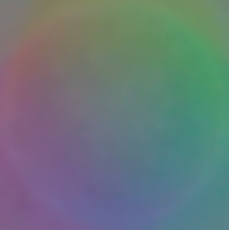
#> input picture img/set1/gauss.jpg, 229 x 230 px, found by its file name
$ python v3.py
#> lines starting #> are read from the running program, lines starting #| are printed output that depends on the picture
from mpl_toolkits.mplot3d import Axes3D
from matplotlib import style
import cv2
import numpy as np
import matplotlib.pyplot as plt
from math import sqrt, floor
from scipy import interpolate
from scipy.ndimage.filters import gaussian_filter

# import training/calibration image
img = cv2.imread("./img/gauss.jpg")
#> img is the input picture: shape (230, 229, 3); mean B, G, R 122, 119.8, 105.6
height, width = img.shape[0:2]
#> height = 230; width = 229
center_h = int(height / 2)
#> center_h = 115
center_w = int(height / 2)
#> center_w = 115
radius = int(width / 2)
#> radius = 114
count = 0

print(1)
# initialization gradient map and polulate
gradmap = np.zeros([width, height, 2], dtype = float) # 0:dz/dx; 1:dz/dy
hmap = np.zeros([width + 1, height + 1], dtype = float)
for x in range(0, width):
    for y in range(0, height):
        if (pow(x - center_w, 2) + pow(y - center_h, 2) < pow(radius, 2)):
            gradmap[x][y][0] = - (x - center_w) * pow((pow(radius, 2) - pow((x - center_w), 2) - pow((y - center_h), 2)), -0.5)
            gradmap[x][y][1] = - (y - center_h) * pow((pow(radius, 2) - pow((x - center_w), 2) - pow((y - center_h), 2)), -0.5)
            hmap[x][y] = sqrt(pow(radius, 2) - pow((x - center_w), 2) - pow((y - center_h), 2))

print(2)

# size of lookup table 600*600, max is \pm arctan3
# initialize reflectance function map in RGB seperately (inspired by MIT's paper) # only for universality, not accuracy
red = np.zeros([601,601], dtype = float)
green = np.zeros([601,601], dtype = float)
blue = np.zeros([601,601], dtype = float)
countmap = np.zeros([601,601], dtype = int)
for x in range(0, width):
    for y in range(0, height):
        dx = floor(gradmap[x][y][0] * 100) + 300
        dy = floor(gradmap[x][y][1] * 100) + 300
        # limiting max and min of gradient
        if (dx > 600):
            dx = 600
        if (dx < 0):
            dx = 0
        if (dy > 600):
            dy = 600
        if (dy < 0):
            dy = 0
        red[dx][dy] = (red[dx][dy] * countmap[dx][dy] + img[y][x][2]) / (countmap[dx][dy] + 1)
        green[dx][dy] = (green[dx][dy] * countmap[dx][dy] + img[y][x][1]) / (countmap[dx][dy] + 1)
        blue[dx][dy] = (blue[dx][dy] * countmap[dx][dy] + img[y][x][0]) / (countmap[dx][dy] + 1)
        countmap[dx][dy] += 1
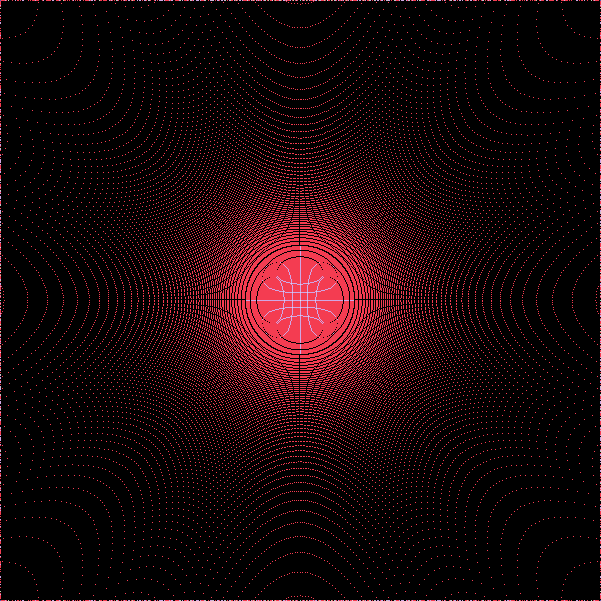
#> countmap: shape (601, 601) int64; 8 distinct labels, from 0 to 11885; one colour per label, 0 black

# interpolate lookup table above
for i in range(0,3):
    if (i == 0):
        array = red
    elif (i == 1):
        array = green
    elif (i == 2):
        array = blue
    x = np.arange(0, array.shape[1])
    y = np.arange(0, array.shape[0])
    #mask invalid values
    array = np.ma.masked_equal(array, 0)
    xx, yy = np.meshgrid(x, y)
    #get only the valid values
    x1 = xx[~array.mask]
    y1 = yy[~array.mask]
    newarr = array[~array.mask]
    # interpolate
    griddata = interpolate.griddata((x1, y1), newarr.ravel(),(xx, yy),method='cubic')
    if (i == 0):
        red = griddata
    elif (i == 1):
        green = griddata
    elif (i == 2):
        blue = griddata

# round and convert to int
red = np.round(red).astype(int)
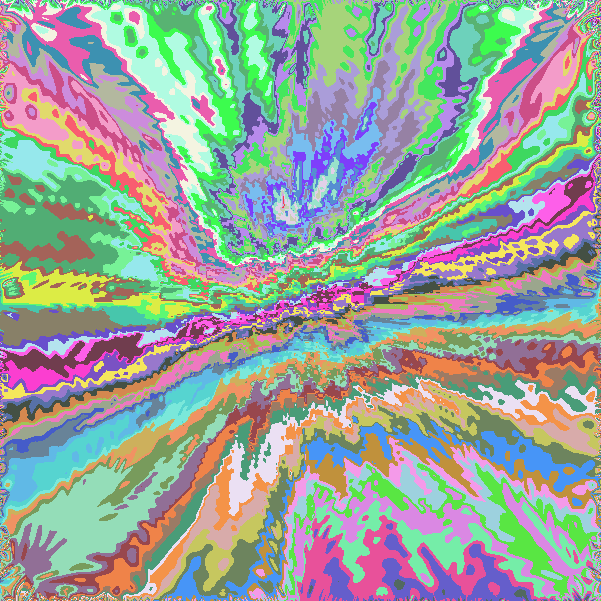
#> red: shape (601, 601) int64; 82 distinct labels, from 65 to 146; one colour per label, 0 black
green = np.round(green).astype(int)
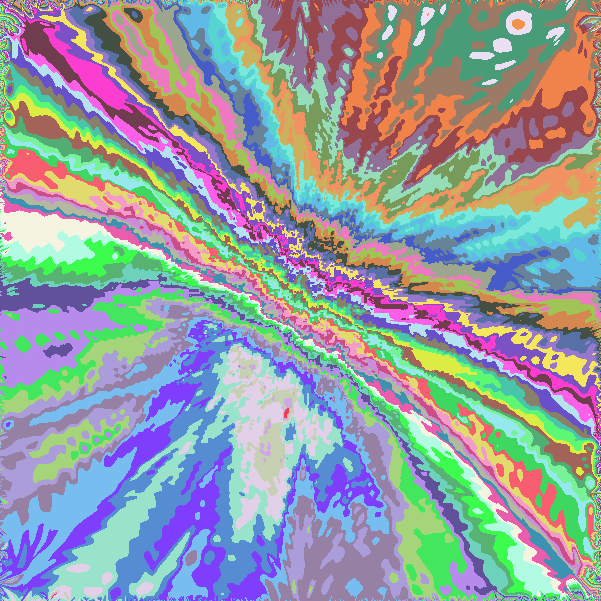
#> green: shape (601, 601) int64; 68 distinct labels, from 90 to 157; one colour per label, 0 black
blue = np.round(blue).astype(int)
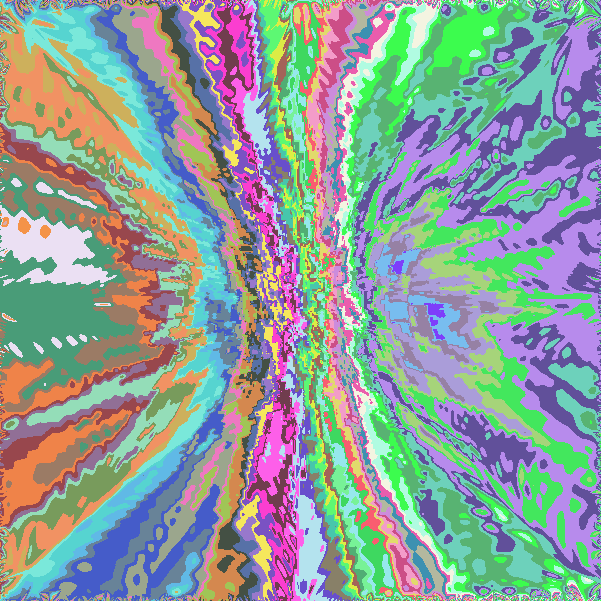
#> blue: shape (601, 601) int64; 68 distinct labels, from 88 to 155; one colour per label, 0 black

'''
# blur and smooth
red = gaussian_filter(red, sigma = 1)
green = gaussian_filter(green, sigma = 1)
blue = gaussian_filter(blue, sigma = 1)
'''

'''
# visualize gradient-intensity table (similar to MIT Fig.3)
fig = plt.figure(figsize = (8,8), dpi = 80)
ax = Axes3D(fig, auto_add_to_figure = False)
x = np.arange(0, 601, 1)
y = np.arange(0, 601, 1)
x, y = np.meshgrid(x, y)
ax = fig.add_subplot(1, 1, 1, projection='3d') # first plot
fig.add_axes(ax)
ax.plot_surface(x, y, red, rstride = 10, cstride = 10, cmap = plt.get_cmap('rainbow'))
# ax.contourf(x, y, red, zdir = 'z', offset = -1, cmap = 'rainbow') # draw isoheight
ax.set_xlabel('x')
ax.set_ylabel('y')
ax.set_zlabel('z')
#ax.set_xlim3d(0, width + 1)
#ax.set_ylim3d(0, height + 1)
#ax.set_zlim3d(0, height + 1)
ax.set_title('gradient-intensity map')
plt.show()
'''

# initialize rgbmap
countmap = np.zeros([255,255,255], dtype = int)
rgbmap = np.zeros([255, 255, 255, 2], dtype = float)
for x in range(0, 601):
    for y in range(0, 601):
        R = red[x][y]
        G = green[x][y]
        B = blue[x][y]
        # dz/dx
        rgbmap[R][G][B][0] = (rgbmap[R][G][B][0] * countmap[R][G][B] + ((x - 300) / 100)) / (countmap[R][G][B] + 1)
        # dz/dy
        rgbmap[R][G][B][1] = (rgbmap[R][G][B][1] * countmap[R][G][B] + ((y - 300) / 100)) / (countmap[R][G][B] + 1)
        # countmap
        countmap[R][G][B] += 1

'''
# check error of gradient
error_sum = 0
error_map = np.zeros([width, height], dtype = float)
for x in range(0, width):
    for y in range(0, height):
        if (pow(x - center_w, 2) + pow(y - center_h, 2) <  pow(radius - 20, 2)):
            R = img[y][x][2]
            G = img[y][x][1]
            B = img[y][x][0]
            error_map[x][y] = pow(rgbmap[R][G][B][0] - gradmap[x][y][0], 2) + pow(rgbmap[R][G][B][1] - gradmap[x][y][1], 2)
            # error_map[x][y] = 0
            count += 1
            error_sum += error_map[x][y]
print("error count: " + str(count))
print("error sum: " + str(round(error_sum, 2)))
'''
print(3)

'''
# populate rgbmap
dx_array = rgbmap[:,:,:,0]
dy_array = rgbmap[:,:,:,1]
x = np.arange(0, 255)
y = np.arange(0, 255)
z = np.arange(0, 255)
# mask invalid values
dx_array = np.ma.masked_equal(dx_array, 0)
dy_array = np.ma.masked_equal(dy_array, 0)
xx, yy, zz = np.meshgrid(x, y, z)
# get only the valid values
px1 = xx[~dx_array.mask]
py1 = yy[~dx_array.mask]
pz1 = zz[~dx_array.mask]
dx_newarr = dx_array[~dx_array.mask]
qx1 = xx[~dy_array.mask]
qy1 = yy[~dy_array.mask]
qz1 = zz[~dy_array.mask]
dy_newarr = dy_array[~dy_array.mask]
# interpolate
print("stage 1 start")
dx_griddata = interpolate.griddata((px1, py1, pz1), dx_newarr.ravel(),(xx, yy, zz),method='nearest')
print("stage 2 start")
dy_griddata = interpolate.griddata((qx1, qy1, qz1), dy_newarr.ravel(),(xx, yy, zz),method='nearest')
rgbmap[:,:,:,0] = dx_griddata
rgbmap[:,:,:,1] = dy_griddata
'''
'''
# saving the rgbmap
np.save("rgbmap.npy", rgbmap)
print("saved!!!")
'''
# using another image for testing
img = cv2.imread("./img/gauss.jpg")
height, width = img.shape[0:2]

# reconstruct heightmap from gradmap from different directions
zmap_l = np.zeros([width + 1, height + 1], dtype = float) # left
zmap_r = np.zeros([width + 1, height + 1], dtype = float) # right
zmap_u = np.zeros([width + 1, height + 1], dtype = float) # up
zmap_d = np.zeros([width + 1, height + 1], dtype = float) # down
zmap = np.zeros([width + 1, height + 1], dtype = float) # final heightmap
for x in range(0, width):
    for y in range(0, height):
        R = img[y][x][2]
        G = img[y][x][1]
        B = img[y][x][0]
        zmap_l[x + 1][y] = zmap_l[x][y] + rgbmap[R][G][B][0]
        zmap_r[width - 1 - x][y] = zmap_r[width - x][y] + rgbmap[R][G][B][0]
        zmap_u[x][y + 1] = zmap_u[x][y] + rgbmap[R][G][B][1]
        zmap_d[x][height - 1 - y] = zmap_d[x][height - y] + rgbmap[R][G][B][1]
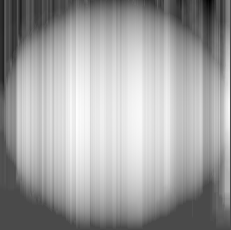
#> zmap_r: shape (230, 231) float64; min -45.27, max 108.9, mean 53; drawn with min black and max white
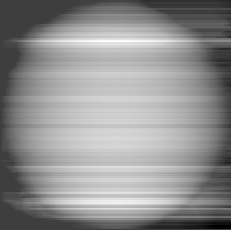
#> zmap_u: shape (230, 231) float64; min -42.66, max 132, mean 56.5; drawn with min black and max white

print(4)

# summing by weight
for y in range(0, height):
    for x in range(0, width):
        zmap[x][y] = (zmap_l[x][y] * (width - x) + zmap_r[x][y] * x + zmap_u[x][y] * (height - y) + zmap_d[x][y] * y) / (width + height) # in 4 directions
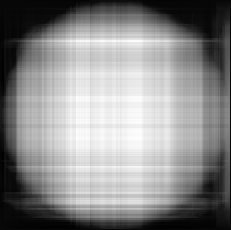
#> zmap: shape (230, 231) float64; min -3.45, max 103, mean 54.6; drawn with min black and max white
        # zmap[x][y] = (zmap_l[x][y] * (404 - x) + zmap_r[x][y] * x) / 404 # in 2 directions
print(5)


# visualize 3D height map
fig = plt.figure(figsize = (8,8), dpi = 80)
ax = Axes3D(fig, auto_add_to_figure = False)
ax = fig.add_subplot(1, 2, 1, projection='3d') # first plot
fig.add_axes(ax)
x = np.arange(0, width + 1, 1)
#> x = 230 values from 0 to 229
y = np.arange(0, height + 1, 1)
#> y = 231 values from 0 to 230
x, y = np.meshgrid(x, y)
#> (the run stopped early here; a loop or call above may not have finished)

$ run again, with img/set1/1.jpg copied over img/set1/gauss.jpg
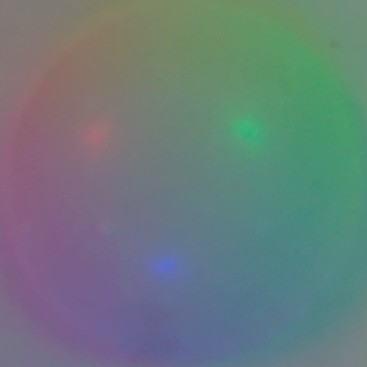
#> input picture img/set1/1.jpg, 367 x 367 px, found by its file name
#> img is the input picture: shape (367, 367, 3); mean B, G, R 123.9, 123.5, 106.2
#> after the loop `for y in range(0, height):`:
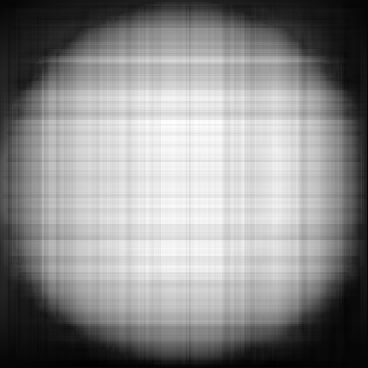
#> zmap: shape (368, 368) float64; min -3.96, max 161.3, mean 85.4; drawn with min black and max white
#> `plt.show()`:
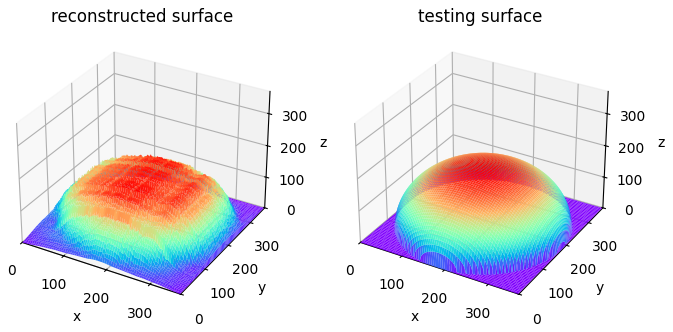
#> figure drawn by matplotlib, 2 panels

$ run again, with img/set1/2.jpg copied over img/set1/gauss.jpg
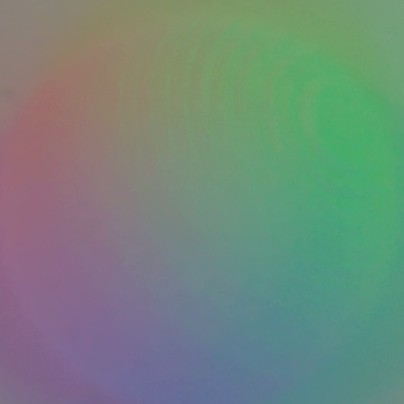
#> input picture img/set1/2.jpg, 404 x 404 px, found by its file name
#> img is the input picture: shape (404, 404, 3); mean B, G, R 123.8, 135.7, 114
#> after the loop `for y in range(0, height):`:
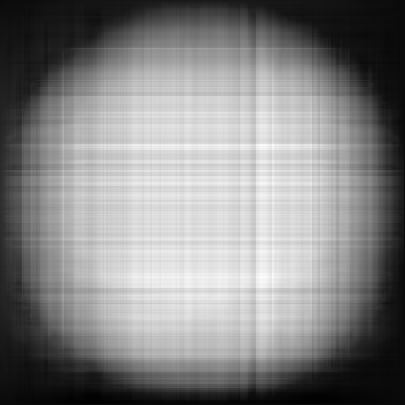
#> zmap: shape (405, 405) float64; min -8.18, max 196.4, mean 97.1; drawn with min black and max white
#> `plt.show()`:
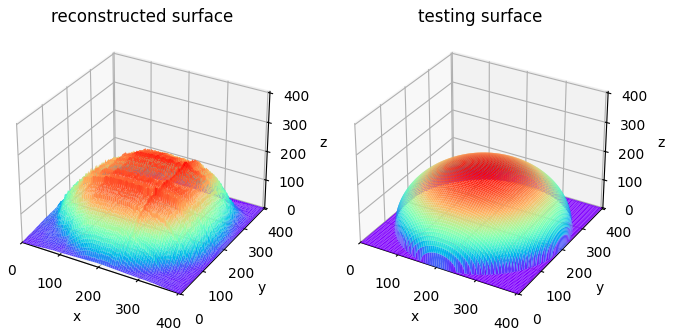
#> figure drawn by matplotlib, 2 panels

$ run again, with img/set1/3.jpg copied over img/set1/gauss.jpg
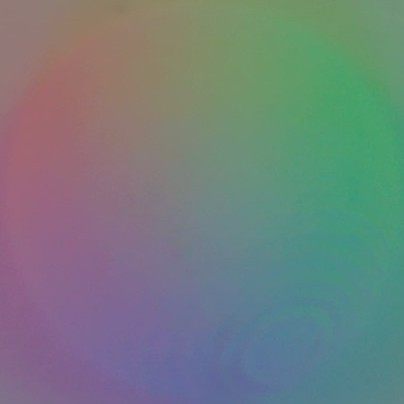
#> input picture img/set1/3.jpg, 404 x 404 px, found by its file name
#> img is the input picture: shape (404, 404, 3); mean B, G, R 126.2, 127.1, 114.1
#> `plt.show()`:
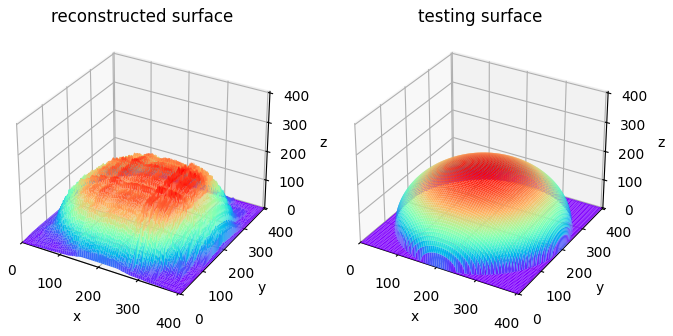
#> figure drawn by matplotlib, 2 panels
